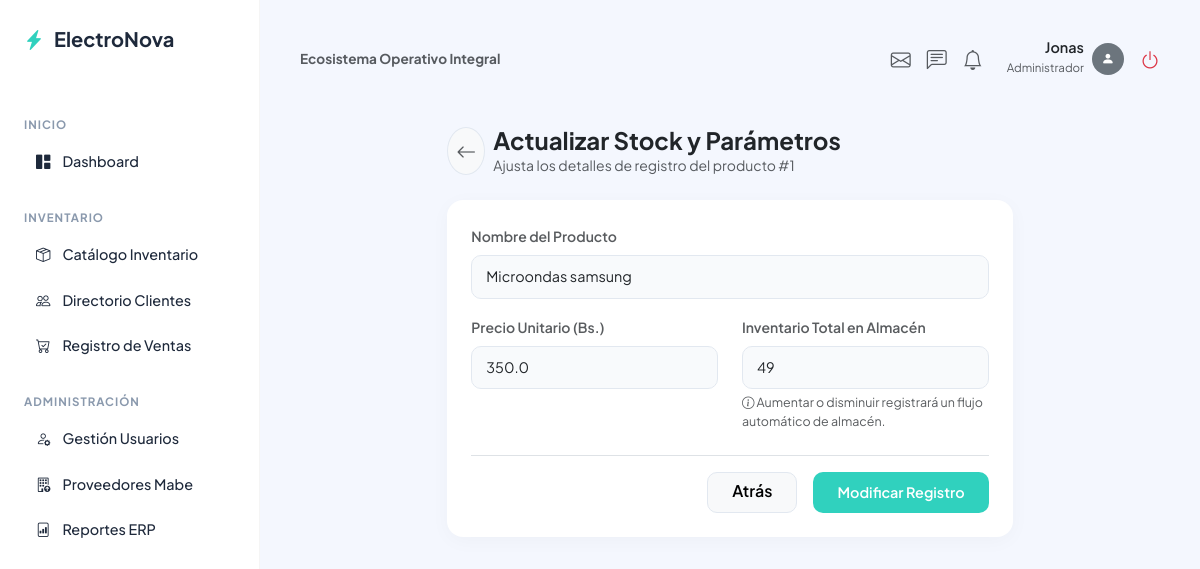
Screenshot of /inventario/edit/1 (signed in) with the database file from the repository.
### app/auth/models.py (models this page shows)
class Usuario(db.Model, UserMixin):
    __tablename__ = "usuarios"
    id = db.Column(db.Integer, primary_key=True)
    username = db.Column(db.String(100), unique=True, nullable=False)
    password = db.Column(db.String(200), nullable=False)
    rol_id = db.Column(db.Integer, db.ForeignKey("roles.id"), nullable=False)
    @property
    def rol(self):
        return self.rol_rel.nombre if self.rol_rel else "Vendedor"

class Rol(db.Model):
    __tablename__ = "roles"
    id = db.Column(db.Integer, primary_key=True)
    nombre = db.Column(db.String(50), unique=True, nullable=False)
    usuarios = db.relationship("Usuario", backref="rol_rel", lazy=True)

### app/inventario/models.py (models this page shows, shortened)
class Producto(db.Model):
    __tablename__ = "productos"
    id = db.Column(db.Integer, primary_key=True)
    nombre = db.Column(db.String(150), nullable=False)
    descripcion = db.Column(db.Text, nullable=True)
    precio = db.Column(db.Float, nullable=False)
    stock = db.Column(db.Integer, default=0)
    categoria_id = db.Column(db.Integer, db.ForeignKey("categorias.id"), nullable=False)
    proveedor_id = db.Column(db.Integer, db.ForeignKey("proveedores.id"), nullable=True)
    detalles = db.relationship("DetalleVenta", backref="producto_rel", lazy=True, cascade="all, delete-orphan")
    historiales = db.relationship("HistorialStock", backref="producto_rel", lazy=True, cascade="all, delete-orphan")

### app/inventario/routes.py (the view, shortened to what this page needs)
@inventario_bp.route("/edit/<int:id>", methods=["GET", "POST"])
@login_required
@admin_required
def edit(id):
    producto = Producto.query.get_or_404(id)
    categorias = Categoria.query.all()
    proveedores = Proveedor.query.all()
    return render_template("inventario/edit.html", producto=producto, categorias=categorias, proveedores=proveedores)

### app/auth/helpers.py (called while the page is built)
def admin_required(f):
    @wraps(f)
    def decorated_function(*args, **kwargs):
        if not current_user.is_authenticated or current_user.rol != "Administrador":
            flash("Acceso denegado: Se requieren permisos de Administrador.", "danger")
            return redirect(url_for("core.dashboard"))
        return f(*args, **kwargs)
    return decorated_function

### app/inventario/templates/inventario/edit.html
{% extends 'base.html' %}
{% block content %}
<div class="row justify-content-center mt-3">
    <div class="col-lg-8">
        <div class="d-flex align-items-center gap-2 mb-4">
            <a href="{{ url_for('inventario.index') }}" class="btn btn-light rounded-circle p-2 d-inline-flex text-muted" style="border: 1px solid #e2e8f0;">
                <i class="bi bi-arrow-left fs-5"></i>
            </a>
            <div>
                <h4 class="fw-bold mb-0 text-dark">Actualizar Stock y Parámetros</h4>
                <p class="text-muted small mb-0">Ajusta los detalles de registro del producto #{{ producto.id }}</p>
            </div>
        </div>
        <div class="cleo-card">
            <form method="POST" action="{{ url_for('inventario.edit', id=producto.id) }}">
                <div class="mb-3">
                    <label class="form-label fw-semibold small text-muted">Nombre del Producto</label>
                    <input type="text" name="nombre" class="form-control" value="{{ producto.nombre }}" required>
                </div>
                <div class="row mb-4">
                    <div class="col-md-6">
                        <label class="form-label fw-semibold small text-muted">Precio Unitario (Bs.)</label>
                        <input type="number" step="0.01" name="precio" class="form-control" value="{{ producto.precio }}" required>
                    </div>
                    <div class="col-md-6">
                        <label class="form-label fw-semibold small text-muted">Inventario Total en Almacén</label>
                        <input type="number" name="stock" class="form-control" value="{{ producto.stock }}" required>
                        <div class="form-text text-muted" style="font-size: 0.78rem;">
                            <i class="bi bi-info-circle"></i> Aumentar o disminuir registrará un flujo automático de almacén.
                        </div>
                    </div>
                </div>
                <div class="d-flex justify-content-end gap-3 border-top pt-3">
                    <a href="{{ url_for('inventario.index') }}" class="btn btn-light px-4" style="border-radius: 10px; font-weight: 600; border: 1px solid #e2e8f0;">
                        Atrás
                    </a>
                    <button type="submit" class="btn btn-cleo-primary px-4">
                        Modificar Registro
                    </button>
                </div>
            </form>
        </div>
    </div>
</div>
{% endblock %}

### app/templates/base.html (shortened to what this page needs)
<!DOCTYPE html>
<html lang="es">
<head>
    <link href="https://cdn.jsdelivr.net/npm/bootstrap@5.3.0/dist/css/bootstrap.min.css" rel="stylesheet">
    <link rel="stylesheet" href="https://cdn.jsdelivr.net/npm/bootstrap-icons@1.11.0/font/bootstrap-icons.css">
</head>
<body>
    <div class="wrapper">
        {% if current_user.is_authenticated %}
            <aside class="sidebar">
                <a href="{{ url_for('core.dashboard') }}" class="brand-logo">
                    <i class="bi bi-lightning-charge-fill" style="color: var(--cleo-primary);"></i> ElectroNova
                </a>
                <div class="menu-category">Inicio</div>
                <ul class="nav-menu">
                    <li class="nav-menu-item">
                        <a href="{{ url_for('core.dashboard') }}" class="nav-menu-link">
                            <i class="bi bi-grid-1x2-fill"></i> Dashboard
                        </a>
                    </li>
                </ul>
                <div class="menu-category">Inventario</div>
                <ul class="nav-menu">
                    <li class="nav-menu-item">
                        <a href="{{ url_for('inventario.index') }}" class="nav-menu-link">
                            <i class="bi bi-box-seam"></i> Catálogo Inventario
                        </a>
                    </li>
                    <li class="nav-menu-item">
                        <a href="{{ url_for('clientes.index') }}" class="nav-menu-link">
                            <i class="bi bi-people"></i> Directorio Clientes
                        </a>
                    </li>
                    <li class="nav-menu-item">
                        <a href="{{ url_for('ventas.index') }}" class="nav-menu-link">
                            <i class="bi bi-cart-check"></i> Registro de Ventas
                        </a>
                    </li>
                </ul>
                {% if current_user.rol == 'Administrador' %}
                <div class="menu-category">Administración</div>
                <ul class="nav-menu">
                    <li class="nav-menu-item">
                        <a href="{{ url_for('auth.usuarios_index') }}" class="nav-menu-link">
                            <i class="bi bi-person-gear"></i> Gestión Usuarios
                        </a>
                    </li>
                    <li class="nav-menu-item">
                        <a href="{{ url_for('inventario.proveedores') }}" class="nav-menu-link">
                            <i class="bi bi-building-up"></i> Proveedores Mabe
                        </a>
                    </li>
                    <li class="nav-menu-item">
                        <a href="{{ url_for('core.reportes') }}" class="nav-menu-link">
                            <i class="bi bi-file-bar-graph"></i> Reportes ERP
                        </a>
                    </li>
                </ul>
                {% endif %}
            </aside>
        {% endif %}
        <main class="main-content {% if current_user.is_authenticated %}authenticated{% else %}guest{% endif %}">
            {% if current_user.is_authenticated %}
                <header class="top-bar">
                    <div>
                        <h5 class="fw-bold mb-0 text-muted" style="font-size: 0.85rem;">Ecosistema Operativo Integral</h5>
                    </div>
                    <div class="d-flex align-items-center gap-4">
                        <div class="text-muted d-flex gap-3 fs-5">
                            <i class="bi bi-envelope" style="cursor: pointer;"></i>
                            <i class="bi bi-chat-left-text" style="cursor: pointer;"></i>
                            <i class="bi bi-bell" style="cursor: pointer;"></i>
                        </div>
                        <div class="d-flex align-items-center gap-2">
                            <div class="text-end">
                                <span class="fw-semibold text-dark d-block" style="font-size: 0.9rem; line-height: 1;">{{ current_user.username }}</span>
                                <small class="text-muted" style="font-size: 0.72rem;">{{ current_user.rol }}</small>
                            </div>
                            <div class="bg-secondary rounded-circle d-flex align-items-center justify-content-center text-white" style="width: 32px; height: 32px; font-size: 0.8rem;">
                                <i class="bi bi-person-fill"></i>
                            </div>
                            <a href="{{ url_for('auth.logout') }}" class="text-danger ms-2 fs-5" title="Cerrar Sesión">
                                <i class="bi bi-power"></i>
                            </a>
                        </div>
                    </div>
                </header>
            {% endif %}
            {% block content %}{% endblock %}
        </main>
    </div>
</body>
</html>

### app/templates/base.html (style rules this page uses)
:root { --cleo-bg: #f4f7fe; --cleo-sidebar-bg: #ffffff; --cleo-primary: #30D1BE; --cleo-primary-hover: #26b3a3; --cleo-text-dark: #1e293b; --cleo-text-muted: #8a99ad; --cleo-card-shadow: 0px 4px 20px rgba(0, 0, 0, 0.03); }
body { background-color: var(--cleo-bg); font-family: 'Plus Jakarta Sans', sans-serif; color: var(--cleo-text-dark); overflow-x: hidden; margin: 0; padding: 0; }
.wrapper { display: flex; min-height: 100vh; }
.sidebar { width: 260px; background-color: var(--cleo-sidebar-bg); border-right: 1px solid rgba(0,0,0,0.04); padding: 24px; display: flex; flex-direction: column; position: fixed; height: 100vh; z-index: 100; }
.brand-logo { font-size: 1.25rem; font-weight: 700; color: var(--cleo-text-dark); text-decoration: none; display: flex; align-items: center; gap: 10px; margin-bottom: 40px; }
.menu-category { font-size: 0.72rem; text-transform: uppercase; letter-spacing: 1px; color: var(--cleo-text-muted); font-weight: 700; margin-top: 22px; margin-bottom: 8px; }
.nav-menu { list-style: none; padding-left: 0; margin-bottom: 0; }
.nav-menu-item { margin-bottom: 4px; }
.nav-menu-link { display: flex; align-items: center; gap: 12px; padding: 10px 12px; color: var(--cleo-text-dark); text-decoration: none; font-size: 0.9rem; font-weight: 500; border-radius: 8px; transition: all 0.2s ease; }
.main-content { flex-grow: 1; min-height: 100vh; display: flex; flex-direction: column; }
.main-content.authenticated { margin-left: 260px; padding: 40px; }
.top-bar { display: flex; justify-content: space-between; align-items: center; margin-bottom: 32px; }
.cleo-card { background: #ffffff; border: none; border-radius: 16px; box-shadow: var(--cleo-card-shadow); padding: 24px; margin-bottom: 24px; }
.btn-cleo-primary { background-color: var(--cleo-primary); color: #ffffff; border: none; padding: 10px 20px; border-radius: 10px; font-weight: 600; font-size: 0.9rem; transition: background 0.2s ease; }
.form-control, .form-select { border: 1px solid #e2e8f0; border-radius: 10px; padding: 10px 14px; font-size: 0.9rem; background-color: #f8fafc; }

### rows the page displays
Usuario: username "Jonas"
Rol: rol "Administrador"
Producto: id "1", nombre "Microondas samsung", precio "350.0", stock "49"
